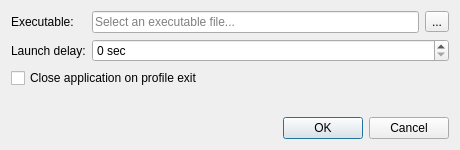
<?xml version="1.0" encoding="UTF-8"?>
<ui version="4.0">
 <class>AppLaunchDialog</class>
 <widget class="QDialog" name="AppLaunchDialog">
  <property name="geometry">
   <rect>
    <x>0</x>
    <y>0</y>
    <width>460</width>
    <height>150</height>
   </rect>
  </property>
  <property name="minimumSize">
   <size>
    <width>460</width>
    <height>150</height>
   </size>
  </property>
  <property name="windowTitle">
   <string>Application Launch Settings</string>
  </property>
  <layout class="QVBoxLayout" name="verticalLayout">
   <property name="sizeConstraint">
    <enum>QLayout::SizeConstraint::SetMaximumSize</enum>
   </property>
   <item>
    <layout class="QFormLayout" name="formLayout">
     <item row="0" column="0">
      <widget class="QLabel" name="labelPath">
       <property name="text">
        <string>Executable:</string>
       </property>
      </widget>
     </item>
     <item row="0" column="1">
      <layout class="QHBoxLayout" name="pathLayout">
       <item>
        <widget class="QLineEdit" name="editPath">
         <property name="placeholderText">
          <string>Select an executable file...</string>
         </property>
        </widget>
       </item>
       <item>
        <widget class="QToolButton" name="btnBrowse">
         <property name="toolTip">
          <string>Browse...</string>
         </property>
         <property name="text">
          <string notr="true">...</string>
         </property>
        </widget>
       </item>
      </layout>
     </item>
     <item row="1" column="0">
      <widget class="QLabel" name="labelDelay">
       <property name="text">
        <string>Launch delay:</string>
       </property>
      </widget>
     </item>
     <item row="1" column="1">
      <widget class="QSpinBox" name="spinDelay">
       <property name="toolTip">
        <string>Wait before launching the program to ensure the display has finished switching.</string>
       </property>
       <property name="suffix">
        <string> sec</string>
       </property>
       <property name="minimum">
        <number>0</number>
       </property>
       <property name="maximum">
        <number>300</number>
       </property>
       <property name="value">
        <number>0</number>
       </property>
      </widget>
     </item>
     <item row="2" column="0" colspan="2">
      <widget class="QCheckBox" name="checkCloseOnExit">
       <property name="toolTip">
        <string>Automatically terminate this application when switching away from this profile.</string>
       </property>
       <property name="text">
        <string>Close application on profile exit</string>
       </property>
      </widget>
     </item>
    </layout>
   </item>
   <item>
    <spacer name="verticalSpacer">
     <property name="orientation">
      <enum>Qt::Orientation::Vertical</enum>
     </property>
     <property name="sizeHint" stdset="0">
      <size>
       <width>20</width>
       <height>40</height>
      </size>
     </property>
    </spacer>
   </item>
   <item>
    <layout class="QHBoxLayout" name="buttonLayout">
     <item>
      <spacer name="horizontalSpacer">
       <property name="orientation">
        <enum>Qt::Orientation::Horizontal</enum>
       </property>
       <property name="sizeHint" stdset="0">
        <size>
         <width>40</width>
         <height>20</height>
        </size>
       </property>
      </spacer>
     </item>
     <item>
      <widget class="QPushButton" name="btnOk">
       <property name="text">
        <string>OK</string>
       </property>
       <property name="default">
        <bool>true</bool>
       </property>
      </widget>
     </item>
     <item>
      <widget class="QPushButton" name="btnCancel">
       <property name="text">
        <string>Cancel</string>
       </property>
      </widget>
     </item>
    </layout>
   </item>
  </layout>
 </widget>
 <resources/>
 <connections/>
</ui>
